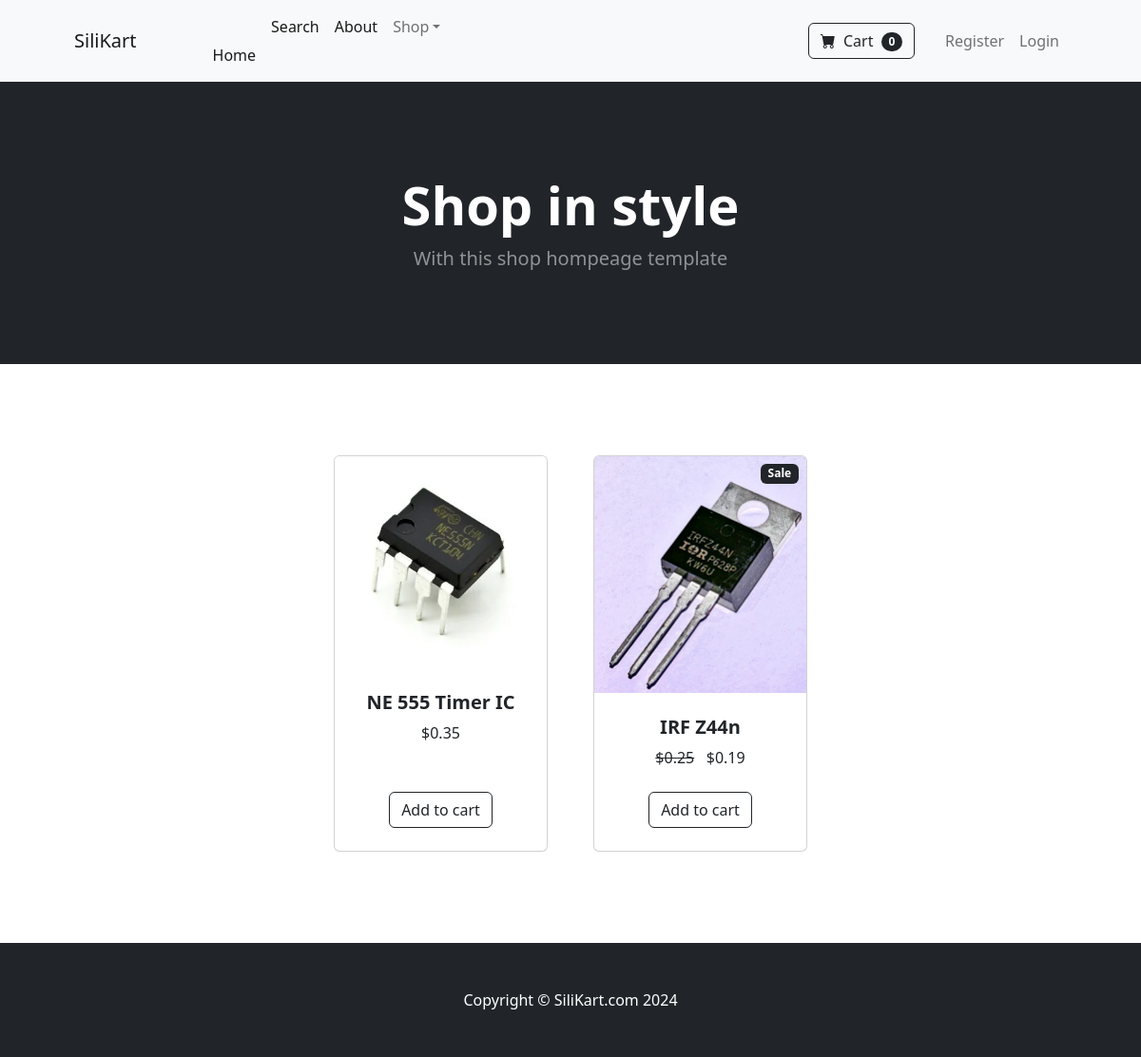
The page / on the database its author committed.
### store/models.py (models this page shows, shortened)
class Product(models.Model):
    ProdName = models.CharField(max_length=50)
    ProdPrice = models.DecimalField(default=0, decimal_places=2, max_digits=6)
    ProdCat = models.ForeignKey(Categorie, on_delete=models.CASCADE, default=1)
    ProdDesc = models.CharField(max_length=500)
    ProdImage = models.ImageField(upload_to='uploads/product/')
    ProdOnSale = models.BooleanField(default=False)
    ProdSalePrice = models.DecimalField(default=0, decimal_places=2, max_digits=6)

### store/views.py (the view)
# urls.py: 2. Add a URL to urlpatterns:  path('', views.home, name='home')
def home(request):
    products = models.Product.objects.all()
    return render(request, 'index.html', {'products':products})

### cart/cart.py (called while the page is built)
    def __len__(self):
        return len(self.cart)

### cart/context_processors.py (called while the page is built)
def cart(request):
    return {'cart':Cart(request)}

### store/templates/index.html (shortened to what this page needs)
{% extends 'base.html' %}
{% block content %}
<header class="bg-dark py-5">
    <div class="container px-4 px-lg-5 my-5">
        <div class="text-center text-white">
            <h1 class="display-4 fw-bolder">Shop in style</h1>
            <p class="lead fw-normal text-white-50 mb-0">With this shop hompeage template</p>
        </div>
    </div>
</header>
<section class="py-5">
    <div class="container px-4 px-lg-5 mt-5">
        <div class="row gx-4 gx-lg-5 row-cols-2 row-cols-md-3 row-cols-xl-4 justify-content-center">
            {% for product in products %}
            <div class="col mb-5">
                <div class="card h-100">
                    {% if product.ProdOnSale == True %}
                    <div class="badge bg-dark text-white position-absolute" style="top: 0.5rem; right: 0.5rem">Sale</div>
                    {% endif %}
                    <img class="card-img-top" src="{{ product.ProdImage.url }}" alt="..." />
                    <div class="card-body p-4">
                        <div class="text-center">
                            <h5 class="fw-bolder" href="{% url 'product' product.id %}">{{product.ProdName}}</h5>
                            {% if product.ProdOnSale == True %}
                            <strike>${{product.ProdPrice}}</strike> &nbsp;
                            ${{product.ProdSalePrice}}
                            {% else %}
                            ${{product.ProdPrice}}
                            {% endif %}
                        </div>
                    </div>
                    <div class="card-footer p-4 pt-0 border-top-0 bg-transparent">
                        <div class="text-center"><a class="btn btn-outline-dark mt-auto" href="{% url 'product' product.id %}">Add to cart</a></div>
                    </div>
                </div>
            </div>
            {% endfor %}
        </div>
    </div>
</section>
{% endblock %}

### store/templates/base.html (shortened to what this page needs)
{% load static %}
<!DOCTYPE html>
<html lang="en">
    <head>
        <link href="https://cdn.jsdelivr.net/npm/bootstrap-icons@1.5.0/font/bootstrap-icons.css" rel="stylesheet" />
        <link href="{% static 'css/styles.css' %}" rel="stylesheet" />
    </head>
    <body>
        {% include 'navbar.html' %}
        {% block content %}
        {% endblock %}
        <footer class="py-5 bg-dark">
            <div class="container"><p class="m-0 text-center text-white">Copyright &copy; SiliKart.com 2024</p></div>
        </footer>
    </body>
</html>

### store/templates/navbar.html (shortened to what this page needs)
<nav class="navbar navbar-expand-lg navbar-light bg-light">
    <div class="container px-4 px-lg-5">
        <a class="navbar-brand" href="{% url 'home' %}">SiliKart<t/a>
        <div class="collapse navbar-collapse" id="navbarSupportedContent">
            <ul class="navbar-nav me-auto mb-2 mb-lg-0 ms-lg-4">
                <li class="nav-item"><a class="nav-link active" aria-current="page" href="{% url 'home' %}">Home</a></li>
                <li class="nav-item"><a class="nav-link active" aria-current="page" href="{% url 'search' %}">Search</a></li>
                <li class="nav-item"><a class="nav-link active" href="{% url 'about' %}">About</a></li>
                <li class="nav-item dropdown">
                    <a class="nav-link dropdown-toggle" id="navbarDropdown" href="#" role="button" data-bs-toggle="dropdown" aria-expanded="false">Shop</a>
                </li>
            </ul>
            <form action="{% url 'cartSummary' %}" class="d-flex">
                <button class="btn btn-outline-dark" type="submit">
                    <i class="bi-cart-fill me-1"></i>
                    Cart
                    <span class="badge bg-dark text-white ms-1 rounded-pill" id="cart_quantity">{{ cart|length }}</span>
                </button>
            </form>
        </div>
        <ul class="navbar-nav me-auto mb-2 mb-lg-0 ms-lg-4">
            {% if user.is_authenticated %}
            <li class="nav-item dropdown">
                <a class="nav-link dropdown-toggle" id="navbarDropdown" href="#" role="button" data-bs-toggle="dropdown" aria-expanded="false">{{name.username}}</a>
                <ul class="dropdown-menu" aria-labelledby="navbarDropdown">
                    <li class="nav-item"><a class="nav-link" href="{% url 'editUser' %}">Profile</a></li>
                    <li class="nav-item"><a class="nav-link" href="{% url 'userProfile' %}">User Info</a></li>
                    <li><hr class="dropdown-divider" /></li>
                    <li class="nav-item"><a class="nav-link" href="{% url 'logout' %}">Logout</a></li>
                </ul>
            </li>
            {% else %}
            <li class="nav-item"><a class="nav-link" href="{% url 'register' %}">Register</a></li>
            <li class="nav-item"><a class="nav-link" href="{% url 'login' %}">Login</a></li>
            {% endif %}
        </ul>
    </div>
</nav>

### rows shown on the page
Product: ProdImage (picture), ProdName "NE 555 Timer IC", ProdPrice "0.35"
Product: ProdOnSale "Sale", ProdImage (picture), ProdName "IRF Z44n", ProdPrice "0.25", ProdSalePrice "0.19"

### other values the page prints
{{ cart|length }} "0"
